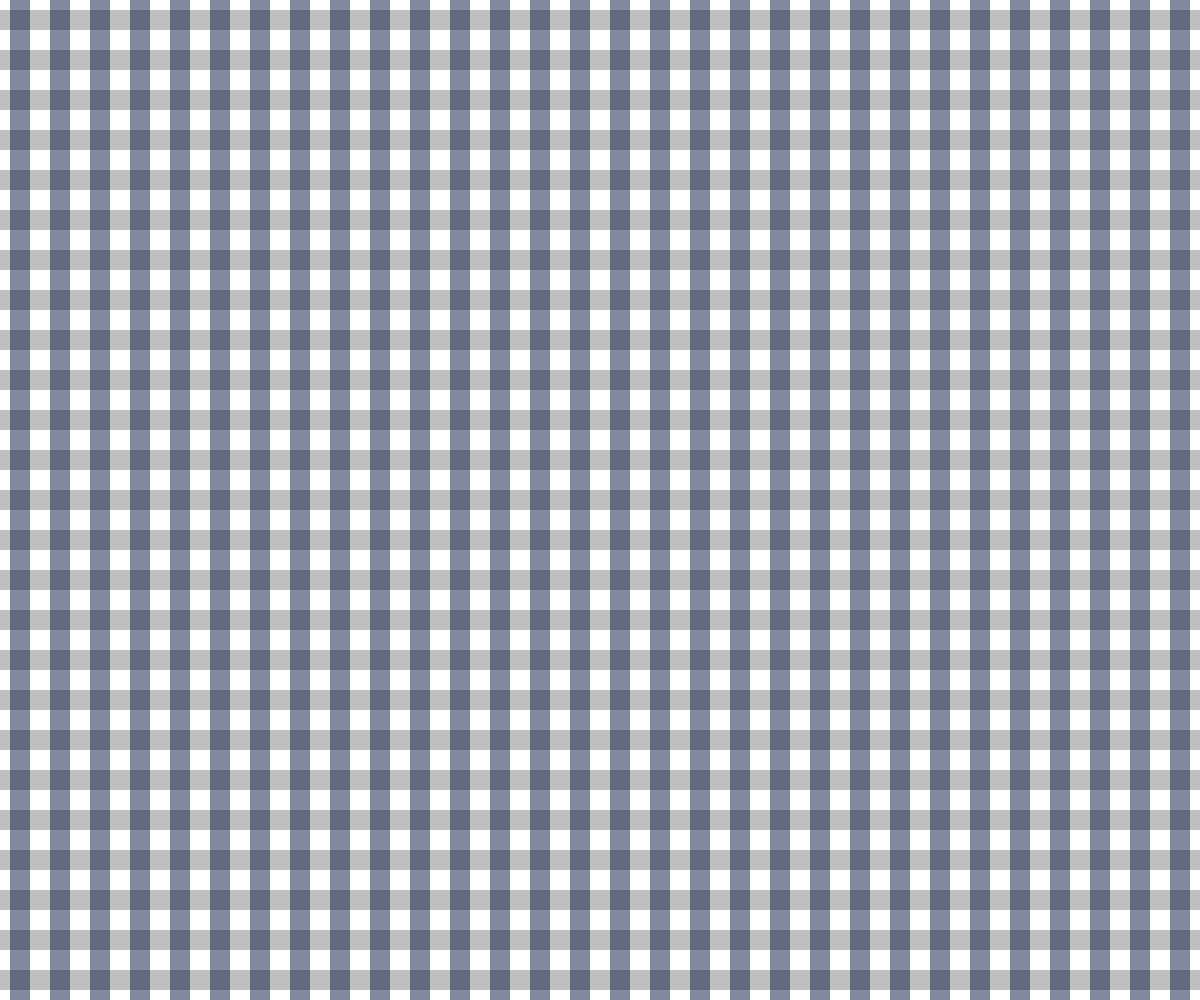
Frame 1 (no input)
Frame 60 (no input): identical to frame 1, image omitted
Frame 120 (the mouse pressed at the canvas centre since frame 60): identical to frame 1, image omitted

The p5.js sketch that drew this single still picture (run headless with seeded random() and noise() and a simulated clock; from frame 60 on, the mouse is pressed at the canvas centre):

// p5.js sketch
// ── sketch.js
let CW;
let CH;

// CLASSES

// *****************************
// ******* Canvas Drawer *******
// *****************************

// interacts directly with the canvas, through p5.js
// this should be the ONLY module that interacts w/
// p5.js functions that draw on the canvas (math is okay)

let drawCenteredVerticalStripe, drawCenteredHorizontalStripe;
let drawLeftVerticalStripe;

InitCanvasDrawer = function() {

  drawCenteredVerticalStripe = function(x, c, THICKNESS) {
    const x1 = x - THICKNESS/2
  
    fill(c)
    noStroke()
    rect(x1, 0, THICKNESS, CH)
  }

  drawCenteredHorizontalStripe = function(y, c, THICKNESS) {
    const y1 = y - THICKNESS/2

    fill(c)
    noStroke()
    rect(0, y1, CW, THICKNESS)
  }

  drawLeftVerticalStripe = function(x, c, THICKNESS) {
    fill(c)
    noStroke()
    rect(x, 0, THICKNESS, CH)
  }
}

// *****************************


// TransformPipeLineCreator
// use this to create a pipeline of transformations
// that can be applied to an input

// *****************************


// *****************************
// ** Default P5.js functions **
// *****************************

let dirty

function setup() {
  CW = windowWidth;
  CH = windowHeight
  createCanvas(CW, CH);

  InitCanvasDrawer()

  colorMode(HSB, 16)
  InitColors()
  InitPatternBank()

  dirty = true
}


function draw() {
  if (!dirty) return

  background(16);

  const patternId = 'checker1'

  let myPattern = PatternBank[patternId]

  let i, drawColor, thickness;

  switch(myPattern.type) {
    case 'Type1':
      let myColorIds = myPattern.stripes
      let myColors = myColorIds.map(function(id) {
        return ColorPalette[id]
      })
      
      // console.log(myColors[6])
      const dist = myPattern.distance;
      i=0
    
      while (i*dist <= CW) {
        drawColor = myColors[i%myColors.length];
        drawCenteredVerticalStripe(i*dist, drawColor, myPattern.thickness)
        i++
      }
      break;


      case 'Type2':
        let myColorIdsAndWidths = myPattern.stripes;
        NUM_PATTERNS = myColorIdsAndWidths.length;
        let multiplier = myPattern.multiplier

        // accumulating x
        let xAcc = 0;
        i=0

        while (xAcc <= CW) {

          let colorId = myColorIdsAndWidths[i % NUM_PATTERNS][0]
          drawColor = ColorPalette[colorId]
          
          thickness = myColorIdsAndWidths[i % NUM_PATTERNS][1] * multiplier

          drawLeftVerticalStripe(xAcc, drawColor, thickness)

          i++
          xAcc += thickness
        }

      break;


      case 'SimplePlaid':
        let verticals = myPattern.vertical;
        let horizontals = myPattern.horizontal;
        thickness = myPattern.thickness


        i=0
        while (i*thickness <= CH) {
          let colorId = horizontals[i % horizontals.length]
          drawColor = ColorPalette[colorId]
          drawCenteredHorizontalStripe(i*thickness, drawColor, thickness)
          i++
        }


        i=0
        while (i*thickness <= CW) {
          let colorId = verticals[i % verticals.length]
          drawColor = ColorPalette[colorId]
          drawCenteredVerticalStripe(i*thickness, drawColor, thickness)
          i++
        }


  }
  

  dirty = false
}

// *****************************
// *** Extra P5.js functions ***
// *****************************

function windowResized() {
  resizeCanvas(windowWidth, windowHeight);
  CW = windowWidth;
  CH = windowHeight;
  console.log(CW)
  dirty = true
}

// ── Themes.js

// *****************************
// ******* Color Palette *******
// *****************************

// For defining colors

let ColorPalette, HUE_MAX;

InitColors = function() {

  ColorPalette = {
    'ylw': color( 2, 8, 16),
    'grn': color( 6, 8, 12),
    'red': color( 0, 8, 14),
    'bl1': color( 9, 8, 14),
    'bl2': color(10, 8, 10),

    'gold': color( 1.75, 8, 16, 14), // oranger
    'mrun': color( 0, 8, 10, 14), // marooner
    'crem': color( 2, 1, 16, 14), // creamier √
    'gren': color( 6, 4, 8, 14), // darker √
    'navy': color(10, 6, 8, 14), // darker

    'checkWhite': color(0, 0, 16, 0),
    'checkGray': color(0, 0, 8, 8),
    'checkBlue': color(10, 14, 4, 8)
  }
}
// *****************************

// *****************************
// ******* Pattern Bank ********
// *****************************

// For defining patterns
// In this case, a pattern is a sequence of stripe colors.

let PatternBank;

InitPatternBank = function() {
  
  PatternBank = {
    'stripes': {
      type: 'Type1',
      thickness: 10,
      distance: 50,
      stripes: [
        'ylw',
        'bl2',
        'bl1',
        'grn',
        'bl2',
        'bl1',
        'red',
      ]
    },

    'stripes2': {
      type: 'Type2',
      multiplier: 5,
      stripes: [
        ['gold', 3],
        ['mrun', 3],
        ['gold', 3],
        ['mrun', 1],
        ['crem', 1],
        ['gren', 1],
        ['crem', 1],
        ['gren', 1],
        ['crem', 1],
        ['gren', 1],
        ['crem', 1],
        ['mrun', 40],
        ['crem', 18],
        ['gold', 3],
        ['navy', 40],
      ],
    },

    'checker1': {
      type: 'SimplePlaid',
      thickness: 20,
      vertical: [
        'checkWhite', 'checkBlue'
      ],
      horizontal: [
        'checkWhite', 'checkGray'
      ]
    }
  }
}
